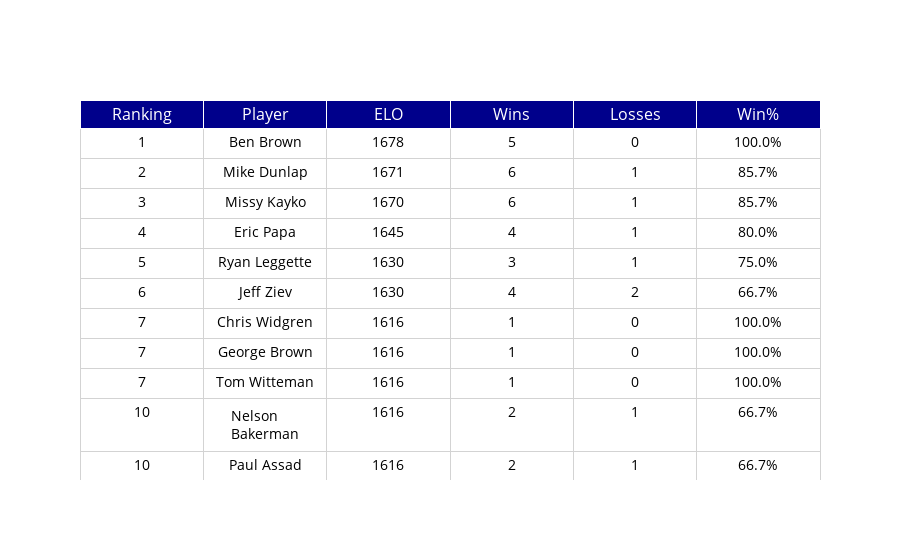

Notebook source saved alongside this figure:
### Code cell
rowEvenColor = 'lightgrey'
rowOddColor = 'white'

fig = go.Figure(data=[go.Table(
    header=dict(values=list(column_names),
                fill_color='darkblue',
                font_color='white',
                font_size=16,
                align='center'),
    cells=dict(values=[
                final_table_print.Ranking,
                final_table_print.Player,
                final_table_print.ELO,
                final_table_print.Wins,
                final_table_print.Losses, 
                final_table_print['Win%']
                ],
               fill_color='white',
               font_color='black',
               font_size=14,
               align='center',
               height=30,
               line_color='lightgray',
               format=["1234","","#","#","#",".1%"]
               ),
    columnwidth=20)])

fig.show()
fig.write_html("final_table.html", include_plotlyjs="cdn")

final_table_print.to_csv('Rankings_Table.csv',index=False)
final_table_print.to_excel('Rankings_Table.xlsx',index=False)

### Figure 1 — Plotly figure (JSON) as saved in the notebook; plotly's stock layout.template omitted (floating-point values rounded to 4 significant figures; data arrays with more than 128 entries replaced by an {"elided": "..."} marker saying what was removed)
{"data": [{"cells": {"align": "center", "fill": {"color": "white"}, "font": {"color": "black", "size": 14}, "format": ["1234", "", "#", "#", "#", ".1%"], "height": 30, "line": {"color": "lightgray"}, "values": {"elided": "6x48 mixed values"}}, "columnwidth": 20, "header": {"align": "center", "fill": {"color": "darkblue"}, "font": {"color": "white", "size": 16}, "values": ["Ranking", "Player", "ELO", "Wins", "Losses", "Win%"]}, "type": "table"}], "layout": {}}
